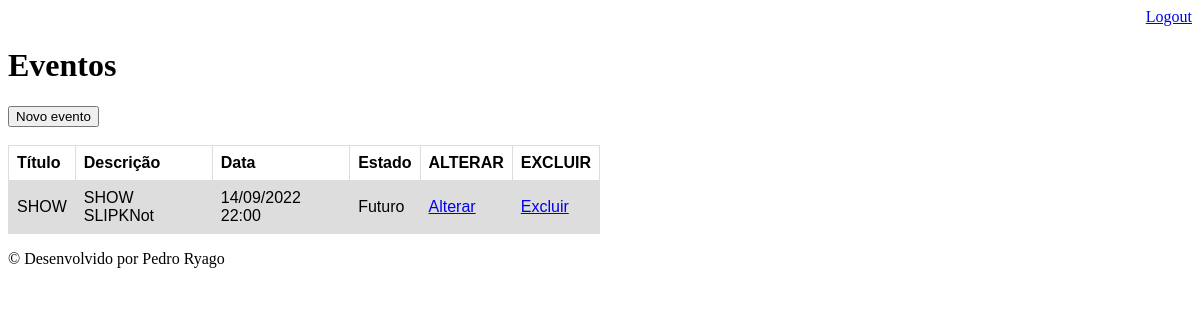
The page /agenda/ (signed in) on the database its author committed.
### agenda/models.py (models this page shows, shortened)
class Evento(models.Model):
    titulo = models.CharField(max_length=100)
    descricao = models.TextField(blank=True, null=True)
    data_evento = models.DateTimeField(verbose_name='Data do Evento')
    data_criacao = models.DateTimeField(auto_now=True)
    usuario = models.ForeignKey(User, on_delete=models.CASCADE)
    class Meta:
        db_table = 'evento'
    def get_data_evento(self):
        return self.data_evento.strftime('%d/%m/%Y %H:%M')
    def get_evento_atrasado(self):
        if self.data_evento < datetime.now():
            return True
        else:
            return False

### agenda/views.py (the view)
# urls.py: path('', listarEventos, name='agenda'),
@login_required(login_url='/login/')
def listarEventos(request):
    data_atual = datetime.now() - timedelta(hours=1)
    usuario = request.user
    title = 'Agenda'
    eventos = Evento.objects.filter(usuario=usuario, data_evento__gt=data_atual)
    dados = {'eventos': eventos, 'title': title}
    return render(request, 'agenda/listar.html', dados)

### agenda/templates/agenda/listar.html (shortened to what this page needs)
{% extends '../model-base.html' %}
    {% block content %}
        <h1>Eventos</h1>
        <a href="evento/">
            <button type="button">Novo evento</button>
        </a>
        <table>
            <tr>
              <th>Título</th>
              <th>Descrição</th>
              <th>Data</th>
              <th>Estado</th>
              <th>ALTERAR</th>
              <th>EXCLUIR</th>
            </tr>
            {% for evento in eventos %}
                <tr style="{% if evento.get_evento_atrasado %} color: red; {% endif %}">
                <td>{{evento.titulo}}</td>
                <td>{{evento.descricao}} </td>
                <td>{{evento.get_data_evento}}</td>
                <td>
                    {% if evento.get_evento_atrasado %}
                        Passado
                    {% else %}
                        Futuro
                    {% endif %}
                </td>
                <td><a href="evento/?id= {{ evento.id }}">Alterar</a></td>
                <td><a href="{% url 'delete_evento' evento.id %}">Excluir</a></td>
                </tr>
            {% endfor %}
          </table>
    {% endblock %}

### agenda/static/agenda/css/style.css (style rules this page uses)
table { font-family: arial, sans-serif; border-collapse: collapse; width: 50%; }
td, th { border: 1px solid #dddddd; text-align: left; padding: 8px; }
tr:nth-child(even) { background-color: #dddddd; }

### rows shown on the page
Evento: titulo "SHOW", descricao "SHOW SLIPKNot", get_data_evento "14/09/2022 22:00", shows "Futuro"
